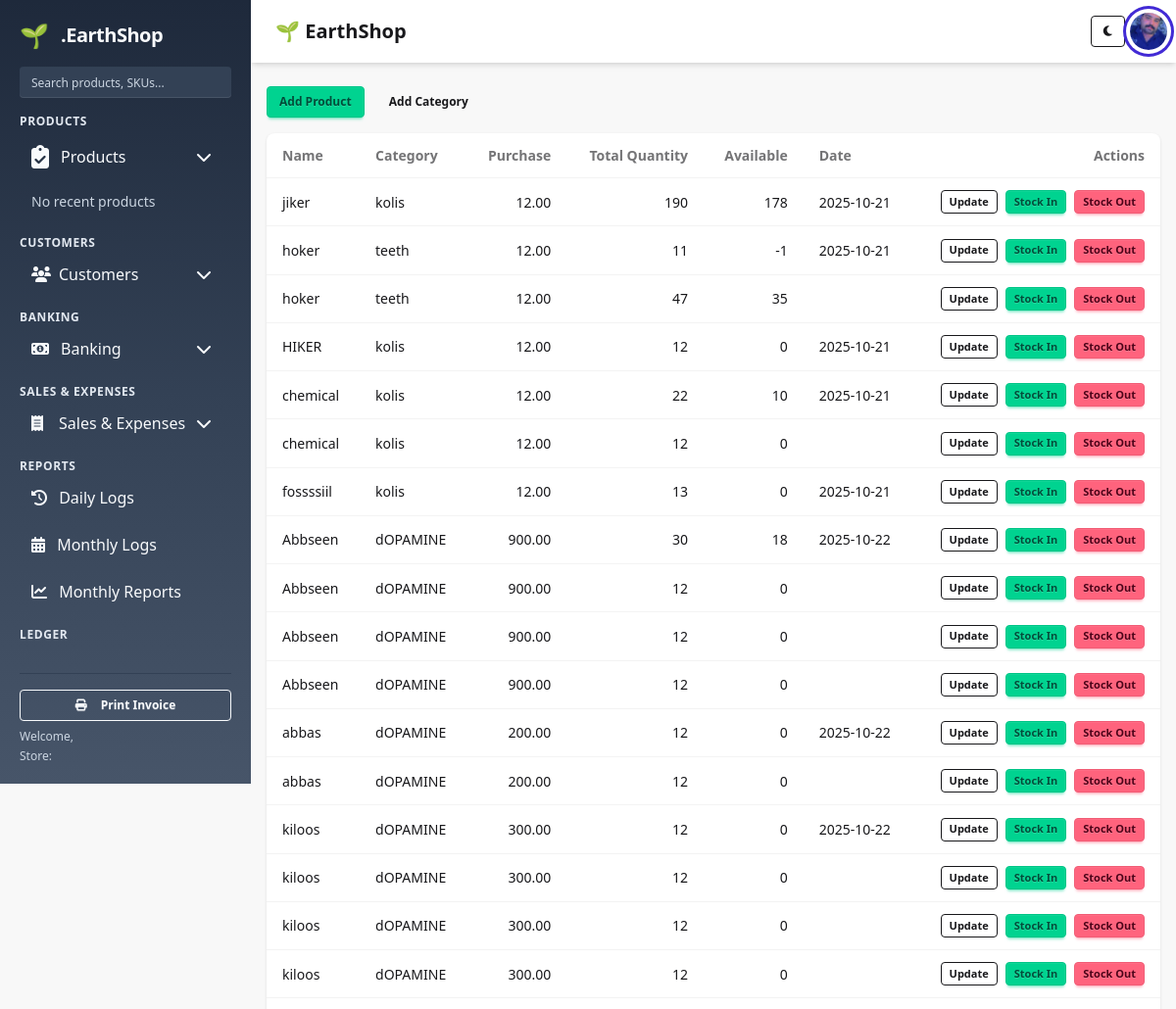
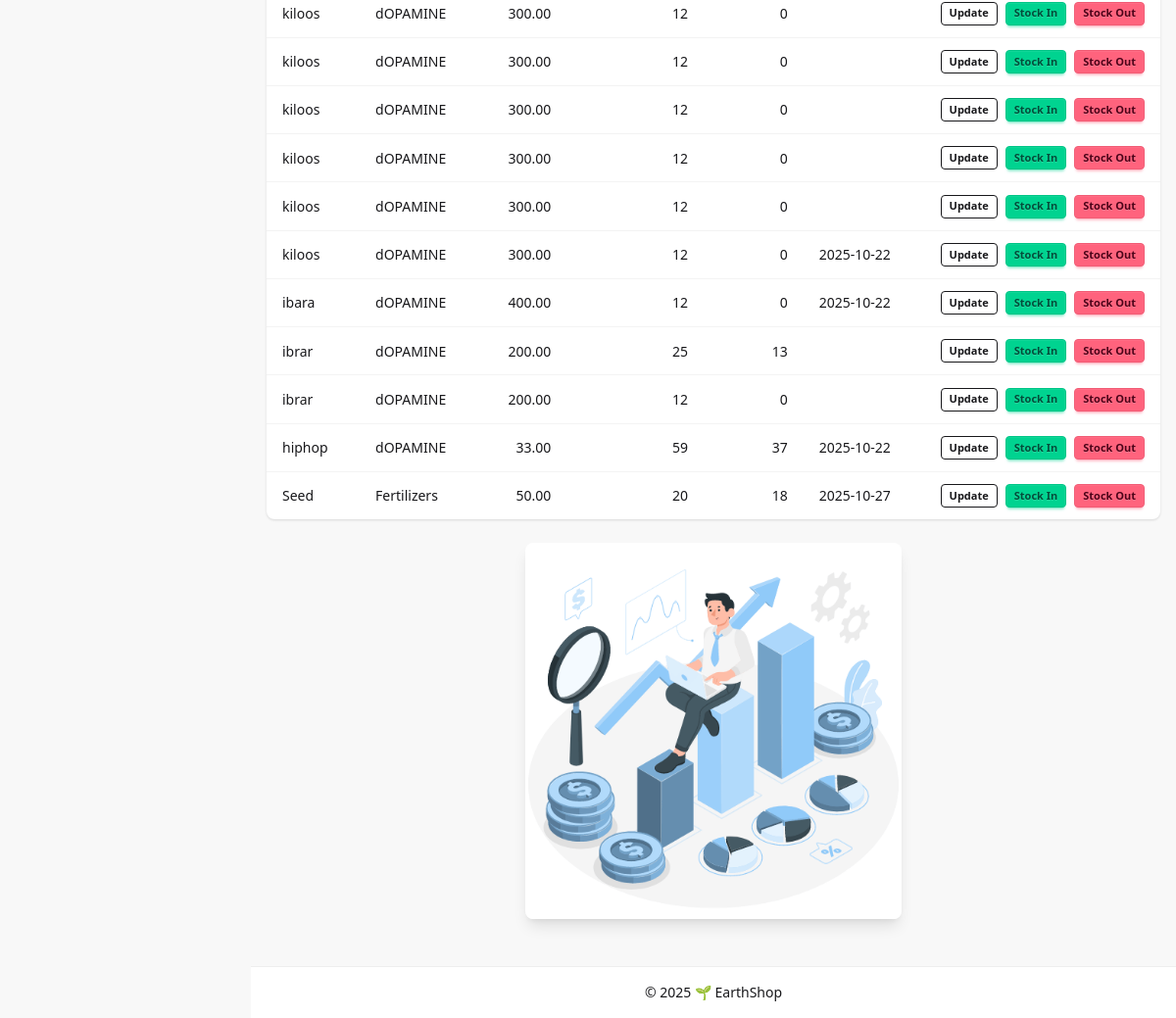
The app's page /products/list/, older data (2 pictures, top to bottom).
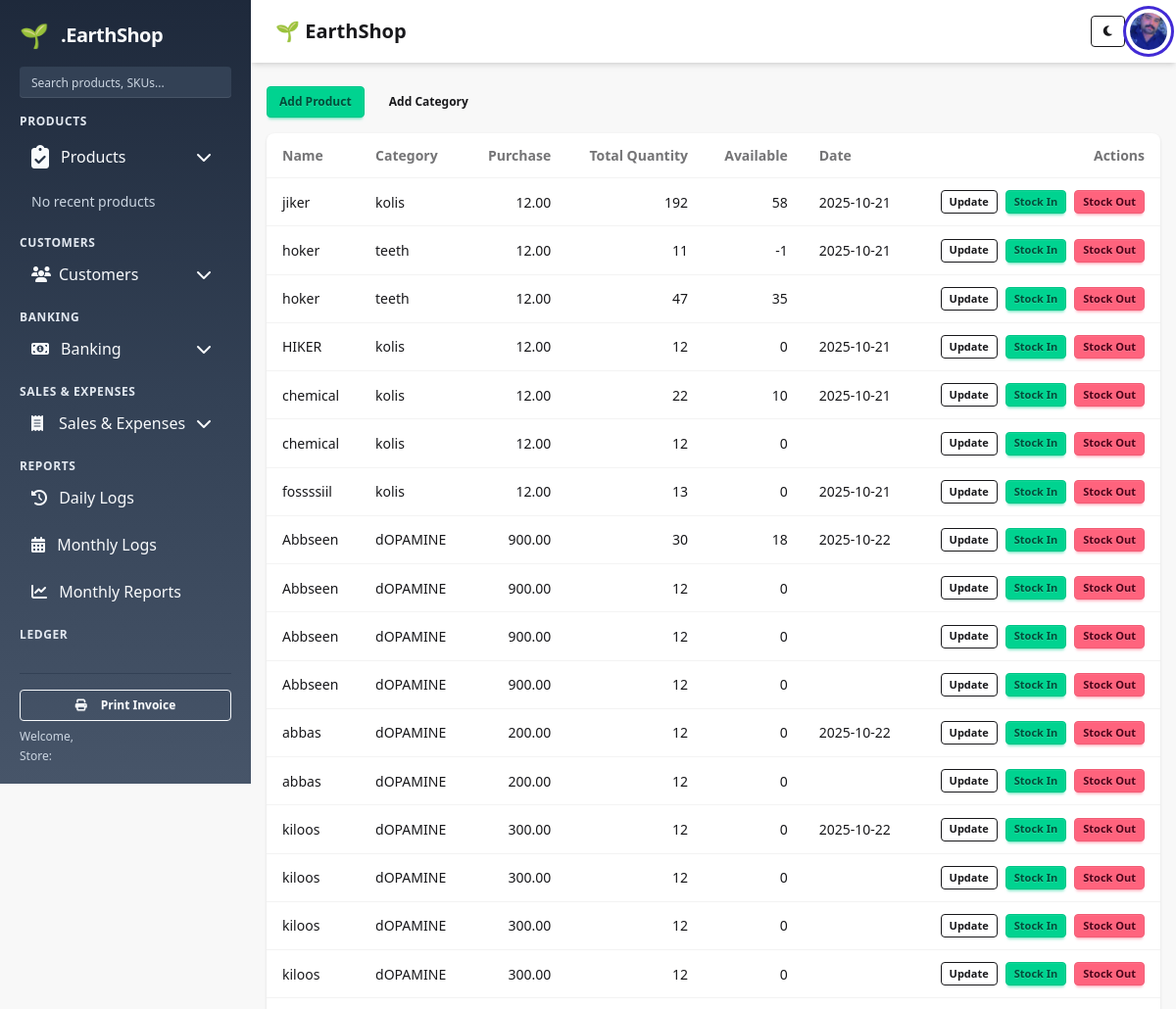
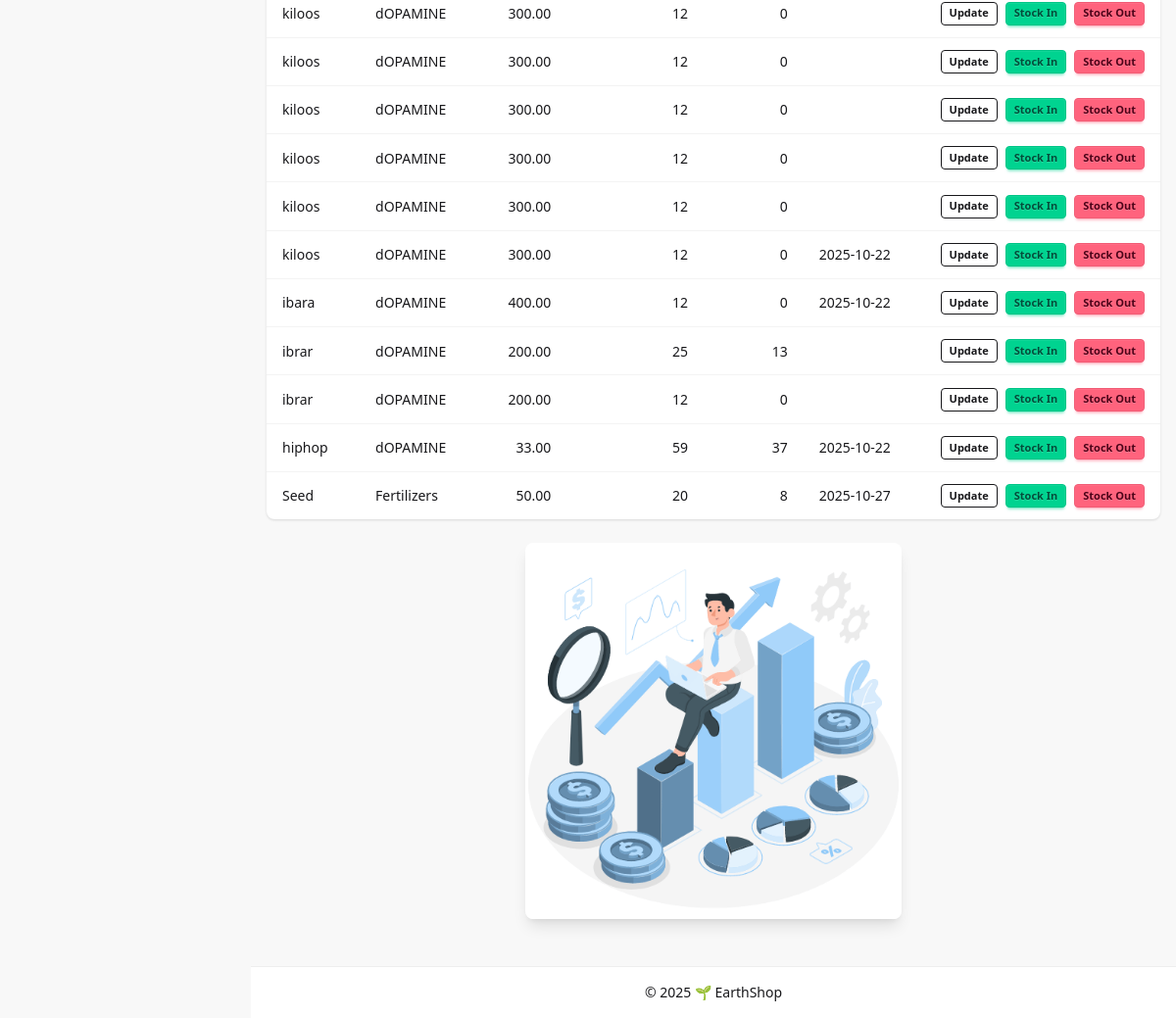
The same page, newer data (2 pictures, top to bottom).
### products/models.py (models this page shows, shortened)
class Product(models.Model):
    category = models.ForeignKey(Category, on_delete=models.CASCADE)
    name = models.CharField(max_length=200)
    stock = models.IntegerField(default=0)
    quantity = models.IntegerField(default=0)
    buying_price = models.DecimalField(max_digits=10, decimal_places=2)
    date = models.DateField(default=timezone.now, null=True, blank=True)
    def available_stock(self):
        stockin_total = self.stockin_product.aggregate(Sum('stock_quantity'))['stock_quantity__sum'] or 0
        stockout_total = self.stockout_product.aggregate(Sum('stock_out_quantity'))['stock_out_quantity__sum'] or 0
        return stockin_total - stockout_total

class Category(models.Model):
    name = models.CharField(max_length=100)
    description = models.TextField(blank=True)
    date = models.DateField(default=timezone.now, null=True, blank=True)

### products/views.py (the view)
# urls.py: path('list/', views.product_list, name='product_list'),
def product_list(request):
    products = Product.objects.all()
    return render(request, 'products/product_list.html', {'products': products})

### templates/products/product_list.html (shortened to what this page needs)
{% extends "base.html" %}
{% load static %}
{% block content %}
<div class="flex items-center justify-between mb-4">
  <div>
    <a href="{% url 'products:add_product' %}" class="btn btn-sm btn-success mr-2">Add Product</a>
    <a href="{% url 'products:add_category' %}" class="btn btn-sm btn-ghost">Add Category</a>
  </div>
</div>
<div class="card bg-base-100 shadow">
  <div class="overflow-x-auto">
    <table class="table w-full">
      <thead>
        <tr>
          <th class="text-left">Name</th>
          <th class="text-left">Category</th>
          <th class="text-right">Purchase</th>
          <th class="text-right">Total Quantity</th>
          <th class="text-right">Available</th>
          <th class="text-left">Date</th>
          <th class="text-right">Actions</th>
        </tr>
      </thead>
      <tbody>
        {% for p in products %}
        <tr>
          <td class="font-medium">{{ p.name }}</td>
          <td>
            {% if p.category %}
              {{ p.category.name }}
            {% else %}
              -
            {% endif %}
</td>
          <td class="text-right">{{ p.buying_price|default:"-" }}</td>
          <td class="text-right">{{ p.stock|default:"0" }}</td>
          <td class="text-right">{{ p.available_stock }}</td>
          <td>{{ p.date|date:"Y-m-d" }}</td>
          <td class="text-right">
 <div class="inline-flex gap-2">
  <a href="{% url 'products:update_product' p.id %}" class="btn btn-xs btn-outline">Update</a>
  <a href="{% url 'products:product_stockins' p.id %}" class="btn btn-xs btn-success">Stock In</a>
<a href="{% url 'products:product_stockouts' p.id %}" class="btn btn-xs btn-error">Stock Out</a>
</div>
          </td>
        </tr>
        {% empty %}
        <tr>
          <td colspan="7" class="text-center py-8 text-base-content/60">No products yet.</td>
        </tr>
        {% endfor %}
      </tbody>
    </table>
  </div>
</div>
 <div class="flex justify-center my-6">
  <img src="{% static 'images/data.gif' %}" alt="Products Stats" class="max-w-sm w-100 rounded-lg shadow-lg">
</div>
{% endblock %}

Row changes from the older to the newer data that the page shows:
changed Product "jiker": stock "190" → "192"; available_stock "178" → "58"
computed for Product "Seed": available_stock "18" → "8"
